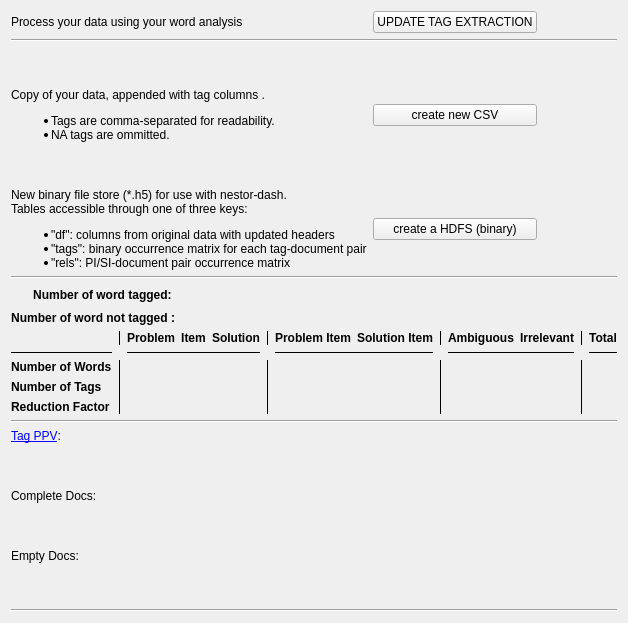
        <widget class="QWidget" name="tab_report">
         <attribute name="title">
          <string>Report</string>
         </attribute>
         <layout class="QGridLayout" name="gridLayout_4">
          <item row="3" column="0">
           <layout class="QGridLayout" name="gridLayout_9">
            <item row="0" column="4">
             <layout class="QHBoxLayout" name="horizontalLayout_4">
              <item>
               <widget class="QLabel" name="label_report_tableProblemItem">
                <property name="font">
                 <font>
                  <weight>75</weight>
                  <bold>true</bold>
                 </font>
                </property>
                <property name="frameShadow">
                 <enum>QFrame::Plain</enum>
                </property>
                <property name="text">
                 <string>Problem Item</string>
                </property>
                <property name="alignment">
                 <set>Qt::AlignCenter</set>
                </property>
               </widget>
              </item>
              <item>
               <widget class="QLabel" name="label_report_tableSolutionItem">
                <property name="font">
                 <font>
                  <weight>75</weight>
                  <bold>true</bold>
                 </font>
                </property>
                <property name="frameShadow">
                 <enum>QFrame::Plain</enum>
                </property>
                <property name="text">
                 <string>Solution Item</string>
                </property>
                <property name="alignment">
                 <set>Qt::AlignCenter</set>
                </property>
               </widget>
              </item>
             </layout>
            </item>
            <item row="2" column="0">
             <layout class="QVBoxLayout" name="verticalLayout_3">
              <item>
               <widget class="QLabel" name="label_report_tableNumberWord">
                <property name="font">
                 <font>
                  <weight>75</weight>
                  <bold>true</bold>
                 </font>
                </property>
                <property name="text">
                 <string>Number of Words</string>
                </property>
               </widget>
              </item>
              <item>
               <widget class="QLabel" name="label_report_tableNumberTag">
                <property name="font">
                 <font>
                  <weight>75</weight>
                  <bold>true</bold>
                 </font>
                </property>
                <property name="text">
                 <string>Number of Tags</string>
                </property>
               </widget>
              </item>
              <item>
               <widget class="QLabel" name="label_report_tableFraction">
                <property name="font">
                 <font>
                  <weight>75</weight>
                  <bold>true</bold>
                 </font>
                </property>
                <property name="text">
                 <string>Reduction Factor</string>
                </property>
               </widget>
              </item>
             </layout>
            </item>
            <item row="2" column="1">
             <widget class="Line" name="line_12">
              <property name="frameShadow">
               <enum>QFrame::Plain</enum>
              </property>
              <property name="orientation">
               <enum>Qt::Vertical</enum>
              </property>
             </widget>
            </item>
            <item row="0" column="6">
             <layout class="QHBoxLayout" name="horizontalLayout_3">
              <item>
               <widget class="QLabel" name="label_report_tableAmbiguous">
                <property name="font">
                 <font>
                  <weight>75</weight>
                  <bold>true</bold>
                 </font>
                </property>
                <property name="frameShadow">
                 <enum>QFrame::Plain</enum>
                </property>
                <property name="text">
                 <string>Ambiguous</string>
                </property>
                <property name="alignment">
                 <set>Qt::AlignCenter</set>
                </property>
               </widget>
              </item>
              <item>
               <widget class="QLabel" name="label_report_tableIrrelevant">
                <property name="font">
                 <font>
                  <weight>75</weight>
                  <bold>true</bold>
                 </font>
                </property>
                <property name="frameShadow">
                 <enum>QFrame::Plain</enum>
                </property>
                <property name="text">
                 <string>Irrelevant</string>
                </property>
                <property name="alignment">
                 <set>Qt::AlignCenter</set>
                </property>
               </widget>
              </item>
             </layout>
            </item>
            <item row="2" column="8">
             <layout class="QGridLayout" name="gridLayout_12">
              <item row="1" column="0">
               <widget class="QLabel" name="label_report_table_NumbertagTotal">
                <property name="text">
                 <string/>
                </property>
               </widget>
              </item>
              <item row="2" column="0">
               <widget class="QLabel" name="label_report_table_FractionTotal">
                <property name="text">
                 <string/>
                </property>
               </widget>
              </item>
              <item row="0" column="0">
               <widget class="QLabel" name="label_report_table_NumberwordTotal">
                <property name="text">
                 <string/>
                </property>
               </widget>
              </item>
             </layout>
            </item>
            <item row="2" column="4">
             <layout class="QGridLayout" name="gridLayout_10">
              <item row="1" column="1">
               <widget class="QLabel" name="label_report_table_NumbertagSolutionitem">
                <property name="text">
                 <string/>
                </property>
               </widget>
              </item>
              <item row="1" column="0">
               <widget class="QLabel" name="label_report_table_NumbertagProblemitem">
                <property name="text">
                 <string/>
                </property>
               </widget>
              </item>
              <item row="0" column="0">
               <widget class="QLabel" name="label_report_table_NumberwordProblemitem">
                <property name="text">
                 <string/>
                </property>
               </widget>
              </item>
              <item row="0" column="1">
               <widget class="QLabel" name="label_report_table_NumberwordSolutionitem">
                <property name="text">
                 <string/>
                </property>
               </widget>
              </item>
              <item row="2" column="0">
               <widget class="QLabel" name="label_report_table_FractionProblemitem">
                <property name="text">
                 <string/>
                </property>
               </widget>
              </item>
              <item row="2" column="1">
               <widget class="QLabel" name="label_report_table_FractionSolutionitem">
                <property name="text">
                 <string/>
                </property>
               </widget>
              </item>
             </layout>
            </item>
            <item row="2" column="5">
             <widget class="Line" name="line_19">
              <property name="frameShadow">
               <enum>QFrame::Plain</enum>
              </property>
              <property name="orientation">
               <enum>Qt::Vertical</enum>
              </property>
             </widget>
            </item>
            <item row="1" column="4">
             <widget class="Line" name="line_13">
              <property name="frameShadow">
               <enum>QFrame::Plain</enum>
              </property>
              <property name="orientation">
               <enum>Qt::Horizontal</enum>
              </property>
             </widget>
            </item>
            <item row="2" column="7">
             <widget class="Line" name="line_22">
              <property name="frameShadow">
               <enum>QFrame::Plain</enum>
              </property>
              <property name="orientation">
               <enum>Qt::Vertical</enum>
              </property>
             </widget>
            </item>
            <item row="1" column="6">
             <widget class="Line" name="line_11">
              <property name="frameShadow">
               <enum>QFrame::Plain</enum>
              </property>
              <property name="orientation">
               <enum>Qt::Horizontal</enum>
              </property>
             </widget>
            </item>
            <item row="2" column="6">
             <layout class="QGridLayout" name="gridLayout_11">
              <item row="1" column="0">
               <widget class="QLabel" name="label_report_table_NumbertagAmbiguous">
                <property name="text">
                 <string/>
                </property>
               </widget>
              </item>
              <item row="2" column="0">
               <widget class="QLabel" name="label_report_table_FractionAmbiguous">
                <property name="text">
                 <string/>
                </property>
               </widget>
              </item>
              <item row="0" column="0">
               <widget class="QLabel" name="label_report_table_NumberwordAmbiguous">
                <property name="text">
                 <string/>
                </property>
               </widget>
              </item>
              <item row="2" column="1">
               <widget class="QLabel" name="label_report_table_FractionIrrelevant">
                <property name="text">
                 <string/>
                </property>
               </widget>
              </item>
              <item row="1" column="1">
               <widget class="QLabel" name="label_report_table_NumbertagIrrelevant">
                <property name="text">
                 <string/>
                </property>
               </widget>
              </item>
              <item row="0" column="1">
               <widget class="QLabel" name="label_report_table_NumberwordIrrelevante">
                <property name="text">
                 <string/>
                </property>
               </widget>
              </item>
             </layout>
            </item>
            <item row="0" column="8">
             <layout class="QHBoxLayout" name="horizontalLayout_5">
              <item>
               <widget class="QLabel" name="label_report_tableTotal">
                <property name="font">
                 <font>
                  <weight>75</weight>
                  <bold>true</bold>
                 </font>
                </property>
                <property name="text">
                 <string>Total</string>
                </property>
                <property name="alignment">
                 <set>Qt::AlignCenter</set>
                </property>
               </widget>
              </item>
             </layout>
            </item>
            <item row="1" column="0">
             <widget class="Line" name="line_17">
              <property name="frameShadow">
               <enum>QFrame::Plain</enum>
              </property>
              <property name="orientation">
               <enum>Qt::Horizontal</enum>
              </property>
             </widget>
            </item>
            <item row="1" column="2">
             <widget class="Line" name="line_14">
              <property name="frameShadow">
               <enum>QFrame::Plain</enum>
              </property>
              <property name="orientation">
               <enum>Qt::Horizontal</enum>
              </property>
             </widget>
            </item>
            <item row="0" column="3">
             <widget class="Line" name="line_16">
              <property name="frameShadow">
               <enum>QFrame::Plain</enum>
              </property>
              <property name="orientation">
               <enum>Qt::Vertical</enum>
              </property>
             </widget>
            </item>
            <item row="2" column="3">
             <widget class="Line" name="line_15">
              <property name="frameShadow">
               <enum>QFrame::Plain</enum>
              </property>
              <property name="orientation">
               <enum>Qt::Vertical</enum>
              </property>
             </widget>
            </item>
            <item row="0" column="5">
             <widget class="Line" name="line_20">
              <property name="frameShadow">
               <enum>QFrame::Plain</enum>
              </property>
              <property name="orientation">
               <enum>Qt::Vertical</enum>
              </property>
             </widget>
            </item>
            <item row="0" column="1">
             <widget class="Line" name="line_18">
              <property name="frameShadow">
               <enum>QFrame::Plain</enum>
              </property>
              <property name="orientation">
               <enum>Qt::Vertical</enum>
              </property>
             </widget>
            </item>
            <item row="2" column="2">
             <layout class="QGridLayout" name="gridLayout_2">
              <item row="1" column="5">
               <widget class="QLabel" name="label_report_table_NumberwordSolution">
                <property name="text">
                 <string/>
                </property>
               </widget>
              </item>
              <item row="2" column="5">
               <widget class="QLabel" name="label_report_table_NumbertagSolution">
                <property name="text">
                 <string/>
                </property>
               </widget>
              </item>
              <item row="1" column="3">
               <widget class="QLabel" name="label_report_table_NumberwordProblem">
                <property name="text">
                 <string/>
                </property>
               </widget>
              </item>
              <item row="1" column="4">
               <widget class="QLabel" name="label_report_table_NumberwordItem">
                <property name="text">
                 <string/>
                </property>
               </widget>
              </item>
              <item row="2" column="3">
               <widget class="QLabel" name="label_report_table_NumbertagProblem">
                <property name="text">
                 <string/>
                </property>
               </widget>
              </item>
              <item row="2" column="4">
               <widget class="QLabel" name="label_report_table_NumbertagItem">
                <property name="text">
                 <string/>
                </property>
               </widget>
              </item>
              <item row="3" column="3">
               <widget class="QLabel" name="label_report_table_FractionProblem">
                <property name="text">
                 <string/>
                </property>
               </widget>
              </item>
              <item row="3" column="4">
               <widget class="QLabel" name="label_report_table_FractionItem">
                <property name="text">
                 <string/>
                </property>
               </widget>
              </item>
              <item row="3" column="5">
               <widget class="QLabel" name="label_report_table_FractionSolution">
                <property name="text">
                 <string/>
                </property>
               </widget>
              </item>
             </layout>
            </item>
            <item row="0" column="2">
             <layout class="QHBoxLayout" name="horizontalLayout_2">
              <item>
               <widget class="QLabel" name="label_report_tableProblem">
                <property name="font">
                 <font>
                  <weight>75</weight>
                  <bold>true</bold>
                 </font>
                </property>
                <property name="frameShadow">
                 <enum>QFrame::Plain</enum>
                </property>
                <property name="text">
                 <string>Problem</string>
                </property>
                <property name="alignment">
                 <set>Qt::AlignCenter</set>
                </property>
               </widget>
              </item>
              <item>
               <widget class="QLabel" name="label_report_tableItem">
                <property name="font">
                 <font>
                  <weight>75</weight>
                  <bold>true</bold>
                 </font>
                </property>
                <property name="frameShadow">
                 <enum>QFrame::Plain</enum>
                </property>
                <property name="text">
                 <string>Item</string>
                </property>
                <property name="alignment">
                 <set>Qt::AlignCenter</set>
                </property>
               </widget>
              </item>
              <item>
               <widget class="QLabel" name="label_report_tableSolution">
                <property name="font">
                 <font>
                  <weight>75</weight>
                  <bold>true</bold>
                 </font>
                </property>
                <property name="frameShadow">
                 <enum>QFrame::Plain</enum>
                </property>
                <property name="text">
                 <string>Solution</string>
                </property>
                <property name="alignment">
                 <set>Qt::AlignCenter</set>
                </property>
               </widget>
              </item>
             </layout>
            </item>
            <item row="0" column="7">
             <widget class="Line" name="line_23">
              <property name="frameShadow">
               <enum>QFrame::Plain</enum>
              </property>
              <property name="orientation">
               <enum>Qt::Vertical</enum>
              </property>
             </widget>
            </item>
            <item row="1" column="8">
             <widget class="Line" name="line_21">
              <property name="frameShadow">
               <enum>QFrame::Plain</enum>
              </property>
              <property name="orientation">
               <enum>Qt::Horizontal</enum>
              </property>
             </widget>
            </item>
           </layout>
          </item>
          <item row="2" column="0">
           <layout class="QGridLayout" name="gridLayout_15">
            <item row="0" column="0">
             <widget class="QLabel" name="label_report_NumberTaggedLabel">
              <property name="font">
               <font>
                <weight>75</weight>
                <bold>true</bold>
               </font>
              </property>
              <property name="text">
               <string>Number of word tagged: </string>
              </property>
              <property name="alignment">
               <set>Qt::AlignRight|Qt::AlignTrailing|Qt::AlignVCenter</set>
              </property>
             </widget>
            </item>
            <item row="2" column="1">
             <widget class="QLabel" name="label_report_NumberNotTaggedValue">
              <property name="text">
               <string/>
              </property>
             </widget>
            </item>
            <item row="2" column="0">
             <widget class="QLabel" name="label_report_NumberNotTaggedLabel">
              <property name="font">
               <font>
                <weight>75</weight>
                <bold>true</bold>
               </font>
              </property>
              <property name="text">
               <string>Number of word not tagged :</string>
              </property>
              <property name="alignment">
               <set>Qt::AlignRight|Qt::AlignTrailing|Qt::AlignVCenter</set>
              </property>
             </widget>
            </item>
            <item row="0" column="1">
             <widget class="QLabel" name="label_report_NumberTaggedValue">
              <property name="text">
               <string/>
              </property>
             </widget>
            </item>
            <item row="0" column="2">
             <spacer name="horizontalSpacer">
              <property name="orientation">
               <enum>Qt::Horizontal</enum>
              </property>
              <property name="sizeHint" stdset="0">
               <size>
                <width>40</width>
                <height>20</height>
               </size>
              </property>
             </spacer>
            </item>
           </layout>
          </item>
          <item row="1" column="0">
           <widget class="Line" name="line_7">
            <property name="frameShadow">
             <enum>QFrame::Sunken</enum>
            </property>
            <property name="orientation">
             <enum>Qt::Horizontal</enum>
            </property>
           </widget>
          </item>
          <item row="0" column="0">
           <layout class="QGridLayout" name="gridLayout_report_general">
            <item row="0" column="0">
             <layout class="QGridLayout" name="gridLayout_report_action">
              <item row="3" column="0" colspan="3">
               <widget class="Line" name="line_6">
                <property name="orientation">
                 <enum>Qt::Horizontal</enum>
                </property>
               </widget>
              </item>
              <item row="0" column="0">
               <widget class="QLabel" name="label_report_keepTrack">
                <property name="text">
                 <string>Process your data using your word analysis</string>
                </property>
               </widget>
              </item>
              <item row="4" column="0">
               <spacer name="verticalSpacer_9">
                <property name="orientation">
                 <enum>Qt::Vertical</enum>
                </property>
                <property name="sizeType">
                 <enum>QSizePolicy::Minimum</enum>
                </property>
                <property name="sizeHint" stdset="0">
                 <size>
                  <width>20</width>
                  <height>40</height>
                 </size>
                </property>
               </spacer>
              </item>
              <item row="5" column="1">
               <widget class="QPushButton" name="pushButton_report_saveNewCsv">
                <property name="enabled">
                 <bool>true</bool>
                </property>
                <property name="text">
                 <string>create new CSV</string>
                </property>
               </widget>
              </item>
              <item row="6" column="0">
               <spacer name="verticalSpacer_10">
                <property name="orientation">
                 <enum>Qt::Vertical</enum>
                </property>
                <property name="sizeType">
                 <enum>QSizePolicy::Minimum</enum>
                </property>
                <property name="sizeHint" stdset="0">
                 <size>
                  <width>20</width>
                  <height>40</height>
                 </size>
                </property>
               </spacer>
              </item>
              <item row="7" column="0">
               <widget class="QLabel" name="label_report_saveBinnary">
                <property name="text">
                 <string>&lt;html&gt;&lt;head/&gt;
&lt;body&gt;
&lt;p&gt;
New binary file store (*.h5) for use with nestor-dash. 
&lt;br&gt;Tables accessible through one of three keys: 
&lt;ul&gt;
&lt;li&gt; &quot;df&quot;: columns from original data with updated headers  &lt;/li&gt;
&lt;li&gt; &quot;tags&quot;: binary occurrence matrix for each tag-document pair&lt;/li&gt;
&lt;li&gt;  &quot;rels&quot;: PI/SI-document pair occurrence matrix&lt;/li&gt;
&lt;/ul&gt;
&lt;/p&gt;
&lt;/body&gt;
&lt;/html&gt;</string>
                </property>
               </widget>
              </item>
              <item row="7" column="1">
               <widget class="QPushButton" name="pushButton_report_saveH5">
                <property name="enabled">
                 <bool>true</bool>
                </property>
                <property name="text">
                 <string>create a HDFS (binary)</string>
                </property>
               </widget>
              </item>
              <item row="5" column="0">
               <widget class="QLabel" name="label_report_saveNewCsv">
                <property name="text">
                 <string>&lt;html&gt;&lt;head/&gt;
&lt;body&gt;
&lt;p&gt;
Copy of your data, appended with tag columns . 
&lt;ul&gt;
&lt;li&gt;Tags are comma-separated for readability. &lt;/li&gt;
&lt;li&gt;NA tags are ommitted. &lt;/li&gt;
&lt;/ul&gt;
&lt;/p&gt;
&lt;/body&gt;
&lt;/html&gt;</string>
                </property>
               </widget>
              </item>
              <item row="0" column="1">
               <widget class="QPushButton" name="pushButton_report_saveTrack">
                <property name="toolTip">
                 <string/>
                </property>
                <property name="text">
                 <string>UPDATE TAG EXTRACTION</string>
                </property>
               </widget>
              </item>
             </layout>
            </item>
           </layout>
          </item>
          <item row="5" column="0">
           <layout class="QGridLayout" name="gridLayout_8">
            <item row="0" column="0">
             <layout class="QHBoxLayout" name="horizontalLayout">
              <item>
               <layout class="QGridLayout" name="gridLayout_report_docsInfo">
                <item row="7" column="0">
                 <spacer name="verticalSpacer_12">
                  <property name="orientation">
                   <enum>Qt::Vertical</enum>
                  </property>
                  <property name="sizeHint" stdset="0">
                   <size>
                    <width>20</width>
                    <height>40</height>
                   </size>
                  </property>
                 </spacer>
                </item>
                <item row="5" column="0">
                 <spacer name="verticalSpacer_13">
                  <property name="orientation">
                   <enum>Qt::Vertical</enum>
                  </property>
                  <property name="sizeType">
                   <enum>QSizePolicy::Minimum</enum>
                  </property>
                  <property name="sizeHint" stdset="0">
                   <size>
                    <width>20</width>
                    <height>40</height>
                   </size>
                  </property>
                 </spacer>
                </item>
                <item row="6" column="0">
                 <widget class="QLabel" name="label_report_emptyDocs">
                  <property name="toolTip">
                   <string>This is the number of MWOs that have zero tokens tagged</string>
                  </property>
                  <property name="text">
                   <string>Empty Docs:</string>
                  </property>
                 </widget>
                </item>
                <item row="4" column="0">
                 <widget class="QLabel" name="label_report_completeDocs">
                  <property name="toolTip">
                   <string>This is the number of MWOs that have all of the tokens completely tagged. </string>
                  </property>
                  <property name="text">
                   <string>Complete Docs: </string>
                  </property>
                 </widget>
                </item>
                <item row="2" column="0">
                 <widget class="QLabel" name="label_report_tagCompleteness">
                  <property name="toolTip">
                   <string>This is the Tag Positive Predictive Value.</string>
                  </property>
                  <property name="text">
                   <string>&lt;a href=&quot;https://en.wikipedia.org/wiki/Positive_and_negative_predictive_values&quot;&gt;Tag PPV&lt;/a&gt;:</string>
                  </property>
                  <property name="openExternalLinks">
                   <bool>true</bool>
                  </property>
                 </widget>
                </item>
                <item row="3" column="0">
                 <spacer name="verticalSpacer_14">
                  <property name="orientation">
                   <enum>Qt::Vertical</enum>
                  </property>
                  <property name="sizeType">
                   <enum>QSizePolicy::Minimum</enum>
                  </property>
                  <property name="sizeHint" stdset="0">
                   <size>
                    <width>20</width>
                    <height>40</height>
                   </size>
                  </property>
                 </spacer>
                </item>
               </layout>
              </item>
              <item>
               <layout class="QGridLayout" name="gridLayout_report_progressPlot"/>
              </item>
             </layout>
            </item>
           </layout>
          </item>
          <item row="6" column="0">
           <widget class="Line" name="line_8">
            <property name="orientation">
             <enum>Qt::Horizontal</enum>
            </property>
           </widget>
          </item>
          <item row="4" column="0">
           <widget class="Line" name="line_24">
            <property name="orientation">
             <enum>Qt::Horizontal</enum>
            </property>
           </widget>
          </item>
         </layout>
        </widget>
